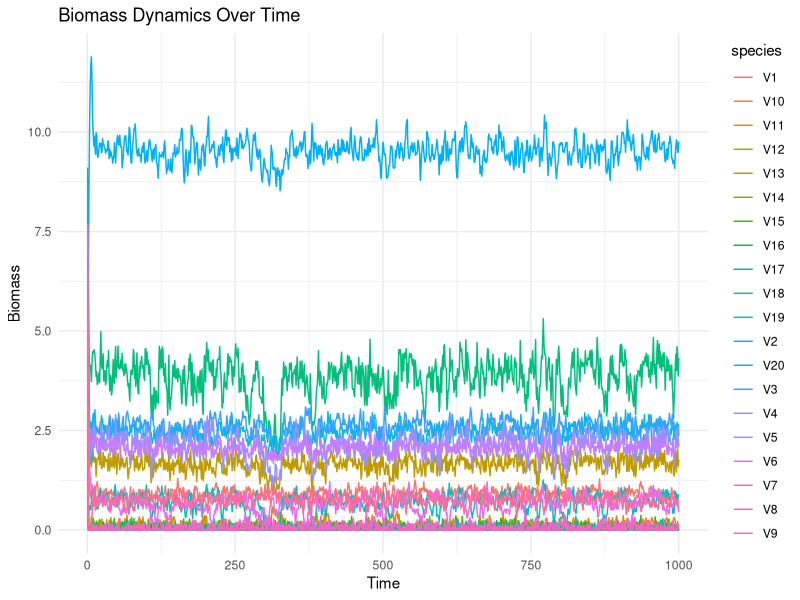
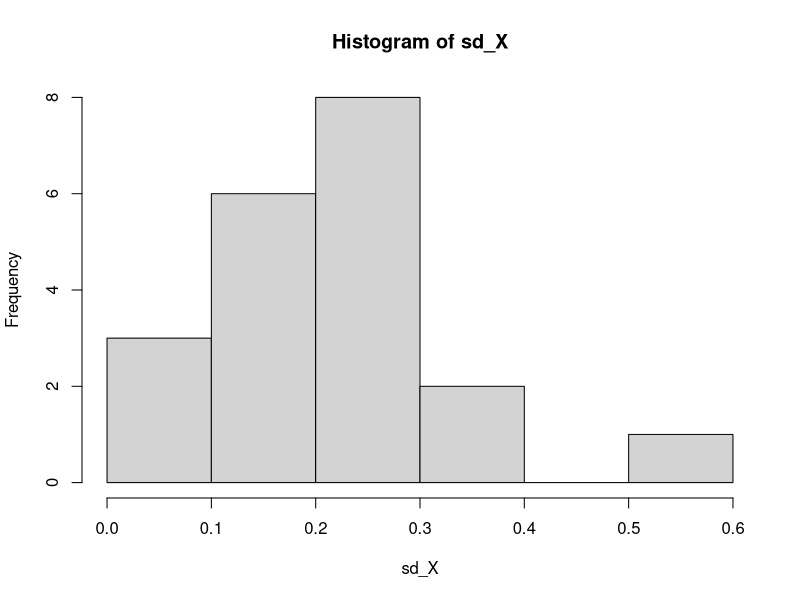

The R source for these figures, in order:
# Function to simulate quantitative network (interaction matrix)
sim_quantitative_network <- function(Net_type, S, C, aij_params) {
  A <- matrix(0, S, S)
  n_pairs <- S * (S - 1) / 2
  B <- runif(n_pairs) <= C
  if (Net_type == "predator-prey") { 
    aij <- -abs(rnorm(n_pairs, aij_params[1], aij_params[2]))
    A[upper.tri(A)] <- B * aij
    A <- t(A)
    aij <- abs(rnorm(n_pairs, aij_params[1], aij_params[2]))
    A[upper.tri(A)] <- B * aij
  } 
  diag(A) <- -runif(S, min = 0, max = 1)
  while(max(Re(eigen(A)$values)) > 0){
    diag(A) <- -runif(S, min = 0, max = 1)
  }
  return(A)
}


# Function to simulate dynamics with a food web model
fw.model <- function(t, B, params) {
  with(as.list(c(B, params)), {
    # Ensure no negative biomass
    B[B < 10^-8] <- 0
    
    # Compute the rate of change in biomass (dB/dt)
    dBdt <- (params$r + params$A %*% B) * B
    list(dBdt)
  })
}

# Function to apply random perturbations
apply_random_perturbations <- function(biomass, perturbation_sd) {
  perturbation <- rnorm(length(biomass), mean = 0, sd = perturbation_sd)
  biomass <- biomass + perturbation
  biomass[biomass < 0] <- 0  # Ensure no negative biomass values
  return(biomass)
}

# Function to simulate dynamics over time with perturbations
simulate_dynamics_with_perturbations <- function(params, init_biomass = runif(params$S, min = 1, max = 10), perturbation_sd = 0.1, n_steps = 1000) {
  
  # Initialize biomass with random values
  init_biomass <- as.numeric(init_biomass)
  times <- seq(from = 1, to = n_steps)
  
  # Track biomass over time
  biomass_over_time <- matrix(NA, nrow = n_steps, ncol = params$S)
  biomass_over_time[1, ] <- init_biomass
  
  for (t in 2:n_steps) {
    
    #print(paste("step",t, "of", n_steps))
    # Apply dynamics
    out <- deSolve::ode(y = biomass_over_time[t-1, ], times = c(t-1, t), func = fw.model, parms = params)
    biomass <- out[2, -1]  # Extract the biomass at time t
    
    # Apply random perturbations
    biomass <- apply_random_perturbations(biomass, perturbation_sd)
    
    # Store biomass
    biomass_over_time[t, ] <- biomass
  }
  
  return(biomass_over_time)
}

# Set up parameters for simulation
params <- list(
  S = 20, # Number of species
  C = 0.2, # Connectance (fraction of possible links)
  aij_params = c(0, 0.5), # Range of interaction strengths
  maxt = 100 # Maximum time for the simulation
)

# Create the interaction matrix A (20 species with connectance 0.2)
params$A <- sim_quantitative_network("predator-prey",S = params$S, C = params$C, aij_params = params$aij_params)

# Initialize random growth rates for each species (r)
params$r <- runif(params$S, min = 0, max = 1)

# Simulate biomass dynamics with perturbations
biomass_over_time <- simulate_dynamics_with_perturbations(params, perturbation_sd = 0.1, n_steps = 1000)

# Plot biomass dynamics over time for each species
library(ggplot2)
biomass_df <- as.data.frame(biomass_over_time)
biomass_df$time <- 1:1000
biomass_df_long <- tidyr::pivot_longer(biomass_df, cols = -time, names_to = "species", values_to = "biomass")

ggplot(biomass_df_long, aes(x = time, y = biomass, color = species)) +
  geom_line() +
  labs(title = "Biomass Dynamics Over Time", x = "Time", y = "Biomass") +
  theme_minimal()


### sd for each species

# Calculate the standard deviation of biomass for each species across the 1000 time steps
sd_X <- apply(biomass_over_time, 2, sd)

# View the standard deviation vector for each species
hist(sd_X)
